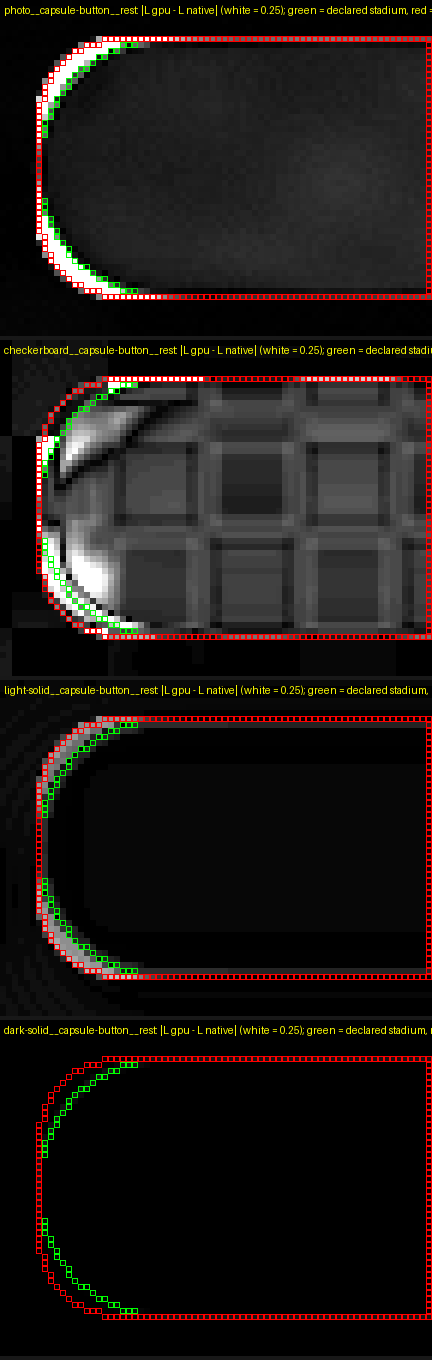

Write the Python code that produced this figure.
"""The capsule's corner on the GPU tier (claims §5.83): the shoulder measurement.

Reads the canonical fixtures and captures for the cells listed below and builds two masks per
capsule from the geometry `scenes.json` declares: the declared stadium (radius half the short
side) and the shape the renderer actually drew — the same box with the radius clamped to
`min(halfW, halfH) / 1.52866495`, which is the Apple corner reference's saturation clamp
(`packages/geometry/src/shape.ts`, `resolveCorner`; `apple.ts`, `buildAppleContour`). A smaller
radius in the same box is a FULLER shape, so the drawn shape is a superset of the stadium and the
difference is four shoulders at the ends.

For each cell and tier it reports the mean absolute linear-luminance difference against Apple's
capture in the shoulders (drawn shape minus stadium), in the body (the stadium eroded 4 CSS px,
inside the rim) and in a control ring 2 CSS px outside the drawn shape. A material that stops at
the clamped contour reads high in the shoulders and clean in the ring; a material that stops at
the stadium reads the shoulders as the contour line only. Two controls: a rounded rectangle whose
ratio is under the clamp (no shoulders by construction) and the capsule over `dark-solid` in the
light scheme, where the material is nearly invisible on both sides.

Also writes the by-eye evidence beside this file: `corners.png` (native | CSS | GPU crops of the
left end), `shoulders.png` (the GPU tier's |ΔL| heat map with both contours drawn) and
`css-vs-gpu.png` (the same crop on both tiers with their heat maps).

    python3 shoulders.py > shoulders.txt
"""
import os

import numpy as np
from PIL import Image, ImageDraw

HERE = os.path.dirname(os.path.abspath(__file__))
ROOT = os.path.abspath(os.path.join(HERE, "..", "..", "..", "..", ".."))
FIXTURES = os.path.join(ROOT, "apps", "reference-apple", "fixtures")
CAPTURES = os.path.join(ROOT, "packages", "calibration", "web-captures")
APPLE_REACH = 1.52866495

# (profile, scale, scene, capsule centres in CSS px, box size in CSS px, declared radius or None)
CELLS = [
    ("apple-macos-26.5-1x-light-standard", 1, "photo__capsule-button__rest", [160], (120, 44), None),
    ("apple-macos-26.5-1x-light-standard", 1, "checkerboard__capsule-button__rest", [160], (120, 44), None),
    ("apple-macos-26.5-1x-light-standard", 1, "light-solid__capsule-button__rest", [160], (120, 44), None),
    ("apple-macos-26.5-1x-light-standard", 1, "dark-solid__capsule-button__rest", [160], (120, 44), None),
    ("apple-macos-26.5-2x-light-standard", 2, "photo__capsule-button__rest", [160], (120, 44), None),
    ("apple-macos-26.5-2x-light-standard", 2, "checkerboard__capsule-button__rest", [160], (120, 44), None),
    ("apple-macos-26.5-1x-light-standard", 1, "photo__toolbar-group__rest", [104, 160, 216], (44, 44), None),
    ("apple-macos-26.5-1x-dark-standard", 1, "photo__capsule-button__rest", [160], (120, 44), None),
    ("apple-macos-26.5-1x-light-standard", 1, "photo__rrect-md__rest", [160], (160, 96), 20),
]


def linear(a):
    a = a / 255.0
    return np.where(a <= 0.04045, a / 12.92, ((a + 0.055) / 1.055) ** 2.4)


def luma(img):
    c = linear(np.asarray(img.convert("RGB"), dtype=np.float64))
    return 0.2126 * c[..., 0] + 0.7152 * c[..., 1] + 0.0722 * c[..., 2]


def rrect_mask(size, radius, cx, cy, shape, scale, inset=0.0):
    """Pixels whose centres lie inside a rounded rect of `size` at (`cx`, `cy`), all in CSS px."""
    h_px, w_px = shape
    yy, xx = np.mgrid[0:h_px, 0:w_px]
    x = (xx + 0.5) / scale
    y = (yy + 0.5) / scale
    hw, hh, r = size[0] / 2 - inset, size[1] / 2 - inset, max(radius - inset, 0.0)
    dx = np.maximum(np.abs(x - cx) - (hw - r), 0.0)
    dy = np.maximum(np.abs(y - cy) - (hh - r), 0.0)
    return (dx * dx + dy * dy) <= r * r


def native_path(profile, scene):
    return os.path.join(FIXTURES, profile, f"{scene}.png")


def capture_path(profile, scene, tier):
    return os.path.join(CAPTURES, profile, scene, f"{scene}__{tier}.png")


def main():
    print("mean |dL| against Apple's capture, linear luminance: shoulders (drawn shape minus the")
    print("declared stadium) / body (stadium eroded 4 CSS px) / ring (2 CSS px outside the drawn shape)")
    print()
    heat = []
    corners = []
    for profile, scale, scene, centres, size, declared in CELLS:
        nat_img = Image.open(native_path(profile, scene))
        nat = luma(nat_img)
        radius = declared if declared is not None else min(size) / 2
        drawn = min(radius, (min(size) / 2) / APPLE_REACH)
        S = np.zeros(nat.shape, bool)
        Q = np.zeros(nat.shape, bool)
        B = np.zeros(nat.shape, bool)
        O = np.zeros(nat.shape, bool)
        for cx in centres:
            S |= rrect_mask(size, radius, cx, 100, nat.shape, scale)
            Q |= rrect_mask(size, drawn, cx, 100, nat.shape, scale)
            B |= rrect_mask(size, radius, cx, 100, nat.shape, scale, inset=4)
            O |= rrect_mask(size, drawn, cx, 100, nat.shape, scale, inset=-2)
        shoulders = Q & ~S
        ring = O & ~Q
        line = f"{scene} @{scale}x ({profile[16:]}): drawn r {drawn:.2f} of {radius:.0f} CSS px, shoulders {int(shoulders.sum())} px"
        tiers = {}
        for tier in ("webgpu", "css"):
            web_img = Image.open(capture_path(profile, scene, tier))
            d = np.abs(luma(web_img) - nat)
            sh = d[shoulders].mean() if shoulders.any() else float("nan")
            tiers[tier] = (sh, d[B].mean(), d[ring].mean())
            line += f" | {tier}: shoulders {sh:.4f} body {d[B].mean():.4f} ring {d[ring].mean():.4f}"
            if tier == "webgpu":
                gpu_img, gpu_d = web_img, d
            else:
                css_img, css_d = web_img, d
        print(line)

        if scale == 1 and len(centres) == 1 and declared is None and "dark" not in profile:
            # The left end, zoomed six times: the heat map with both contours, and the crops.
            x0, y0, x1, y1 = 94, 72, 166, 128
            z = 6
            hm = np.clip(gpu_d[y0:y1, x0:x1] / 0.25 * 255, 0, 255).astype(np.uint8)
            im = Image.fromarray(np.stack([hm, hm, hm], -1)).resize(((x1 - x0) * z, (y1 - y0) * z), Image.NEAREST)
            dr = ImageDraw.Draw(im)
            for mask, colour in ((S, (0, 255, 0)), (Q, (255, 0, 0))):
                e = mask[y0:y1, x0:x1]
                edge = (e & ~np.roll(e, 1, 0)) | (e & ~np.roll(e, -1, 0)) | (e & ~np.roll(e, 1, 1)) | (e & ~np.roll(e, -1, 1))
                for yy, xx in zip(*np.nonzero(edge)):
                    dr.rectangle([(xx * z, yy * z), (xx * z + z - 1, yy * z + z - 1)], outline=colour)
            dr.text((4, 4), f"{scene}: |L gpu - L native| (white = 0.25); green = declared stadium, red = drawn r {drawn:.1f}", fill=(255, 255, 0))
            heat.append(im)
            row = []
            for img in (nat_img, css_img, gpu_img):
                row.append(img.convert("RGB").crop((x0, y0, x1, y1)).resize(((x1 - x0) * z, (y1 - y0) * z), Image.NEAREST))
            for d in (css_d, gpu_d):
                hm = np.clip(d[y0:y1, x0:x1] / 0.25 * 255, 0, 255).astype(np.uint8)
                row.append(Image.fromarray(np.stack([hm, hm, hm], -1)).resize(((x1 - x0) * z, (y1 - y0) * z), Image.NEAREST))
            corners.append((scene, row))

    def stack(panels, out):
        w = max(p.width for p in panels)
        h = sum(p.height + 4 for p in panels)
        sheet = Image.new("RGB", (w, h), (24, 24, 24))
        y = 0
        for p in panels:
            sheet.paste(p, (0, y))
            y += p.height + 4
        sheet.save(os.path.join(HERE, out))

    stack(heat, "shoulders.png")
    rows = []
    for scene, panels in corners:
        w = sum(p.width + 4 for p in panels)
        row = Image.new("RGB", (w, panels[0].height + 16), (24, 24, 24))
        x = 0
        for p in panels:
            row.paste(p, (x, 16))
            x += p.width + 4
        ImageDraw.Draw(row).text((4, 2), f"{scene}: native | css | gpu | |css - native| | |gpu - native| (white = 0.25)", fill=(255, 255, 0))
        rows.append(row)
    stack(rows, "css-vs-gpu.png")
    stack([r.crop((0, 0, sum(p.width + 4 for p in panels[:3]), r.height)) for r, (_, panels) in zip(rows, corners)], "corners.png")
    print()
    print("wrote shoulders.png, css-vs-gpu.png, corners.png beside this script")


if __name__ == "__main__":
    main()
